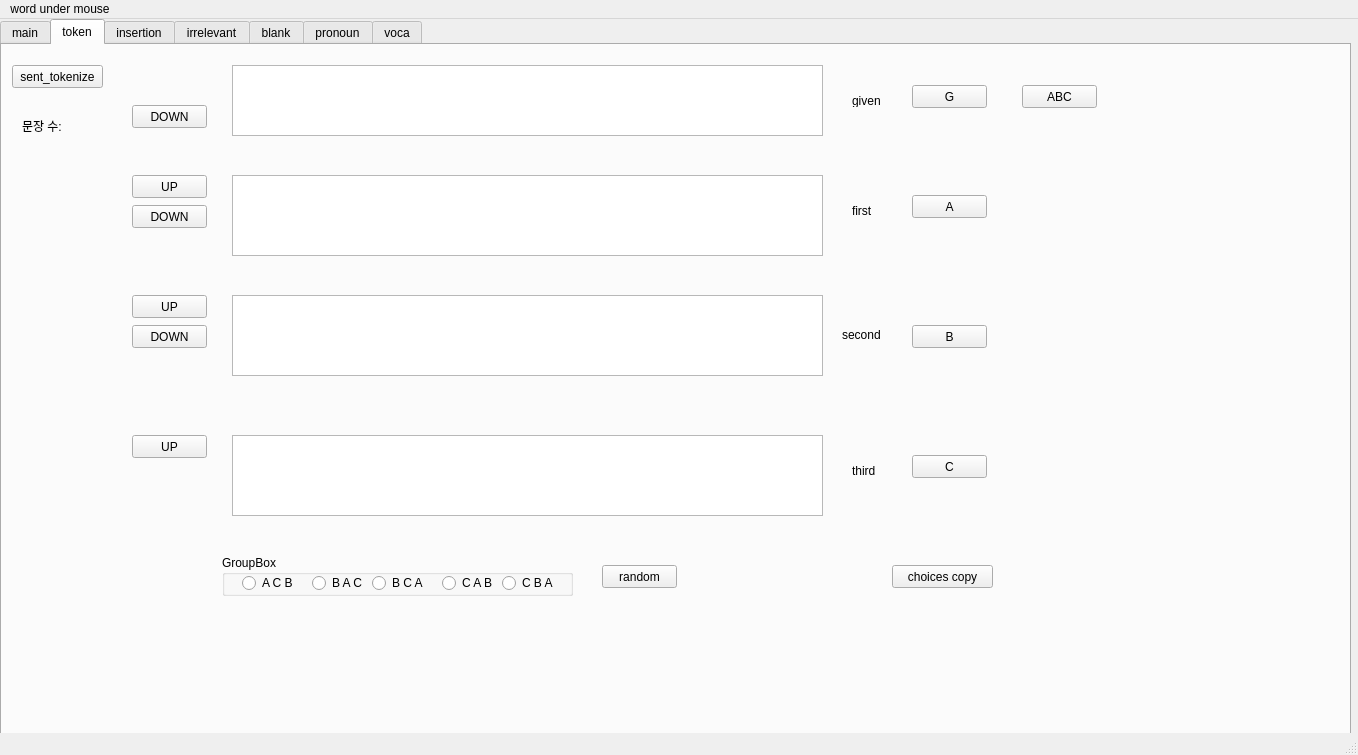
<?xml version="1.0" encoding="UTF-8"?>
<ui version="4.0">
 <class>MainWindow</class>
 <widget class="QMainWindow" name="MainWindow">
  <property name="geometry">
   <rect>
    <x>0</x>
    <y>0</y>
    <width>1358</width>
    <height>755</height>
   </rect>
  </property>
  <property name="windowTitle">
   <string>MainWindow</string>
  </property>
  <widget class="QWidget" name="centralwidget">
   <widget class="QTabWidget" name="tabWidget">
    <property name="geometry">
     <rect>
      <x>0</x>
      <y>0</y>
      <width>1351</width>
      <height>721</height>
     </rect>
    </property>
    <property name="currentIndex">
     <number>1</number>
    </property>
    <widget class="QWidget" name="main">
     <attribute name="title">
      <string>main</string>
     </attribute>
     <widget class="QTextEdit" name="inputText">
      <property name="geometry">
       <rect>
        <x>40</x>
        <y>30</y>
        <width>561</width>
        <height>281</height>
       </rect>
      </property>
      <property name="html">
       <string>&lt;!DOCTYPE HTML PUBLIC &quot;-//W3C//DTD HTML 4.0//EN&quot; &quot;http://www.w3.org/TR/REC-html40/strict.dtd&quot;&gt;
&lt;html&gt;&lt;head&gt;&lt;meta name=&quot;qrichtext&quot; content=&quot;1&quot; /&gt;&lt;style type=&quot;text/css&quot;&gt;
p, li { white-space: pre-wrap; }
&lt;/style&gt;&lt;/head&gt;&lt;body style=&quot; font-family:'Gulim'; font-size:9pt; font-weight:400; font-style:normal;&quot;&gt;
&lt;p style=&quot; margin-top:0px; margin-bottom:0px; margin-left:0px; margin-right:0px; -qt-block-indent:0; text-indent:0px;&quot;&gt;My first morning in New York, I put on my girl-writer dress and heels and went to meet my editor, looking forward to a promising day. I figured we would start editing together that very morning, and then he could give me the last of the advance. It would turn out that I had bounced back from this devastating setback and that truth and beauty had once again triumphed. Everyone would be so shocked to hear that this book had almost been thrown away. But my hopes were shattered when my editor said, &amp;quot;I'm sorry.&amp;quot; I looked at him quizzically. &amp;quot;I am so, so sorry,&amp;quot; he said. &amp;quot;But it still doesn't work.&amp;quot; I sat there staring at him as if his face were melting. I kept touching my forehead, the way you pat your head to make sure your hair is okay. Then I started to cry and told him I had to go right that very second. He told me to phone him the next day. I said I would, although I had no intention of actually doing so. &lt;/p&gt;&lt;/body&gt;&lt;/html&gt;</string>
      </property>
     </widget>
     <widget class="QLineEdit" name="fireLine">
      <property name="geometry">
       <rect>
        <x>40</x>
        <y>340</y>
        <width>201</width>
        <height>31</height>
       </rect>
      </property>
     </widget>
     <widget class="QPushButton" name="fireButton">
      <property name="geometry">
       <rect>
        <x>260</x>
        <y>340</y>
        <width>101</width>
        <height>23</height>
       </rect>
      </property>
      <property name="text">
       <string>fire</string>
      </property>
     </widget>
     <widget class="QPushButton" name="highlightButton">
      <property name="geometry">
       <rect>
        <x>270</x>
        <y>500</y>
        <width>75</width>
        <height>23</height>
       </rect>
      </property>
      <property name="text">
       <string>highlight</string>
      </property>
     </widget>
     <widget class="QPushButton" name="underlineButton">
      <property name="geometry">
       <rect>
        <x>270</x>
        <y>460</y>
        <width>75</width>
        <height>23</height>
       </rect>
      </property>
      <property name="text">
       <string>underline</string>
      </property>
     </widget>
     <widget class="QPushButton" name="italicButton">
      <property name="geometry">
       <rect>
        <x>270</x>
        <y>420</y>
        <width>75</width>
        <height>23</height>
       </rect>
      </property>
      <property name="text">
       <string>italic</string>
      </property>
     </widget>
     <widget class="QPushButton" name="boldButton">
      <property name="geometry">
       <rect>
        <x>270</x>
        <y>380</y>
        <width>75</width>
        <height>23</height>
       </rect>
      </property>
      <property name="text">
       <string>bold</string>
      </property>
     </widget>
     <widget class="QPushButton" name="openFileButton">
      <property name="geometry">
       <rect>
        <x>420</x>
        <y>520</y>
        <width>75</width>
        <height>23</height>
       </rect>
      </property>
      <property name="text">
       <string>Open File</string>
      </property>
     </widget>
    </widget>
    <widget class="QWidget" name="token">
     <attribute name="title">
      <string>token</string>
     </attribute>
     <widget class="QTextEdit" name="givenText">
      <property name="geometry">
       <rect>
        <x>230</x>
        <y>20</y>
        <width>591</width>
        <height>71</height>
       </rect>
      </property>
     </widget>
     <widget class="QTextEdit" name="firstText">
      <property name="geometry">
       <rect>
        <x>230</x>
        <y>130</y>
        <width>591</width>
        <height>81</height>
       </rect>
      </property>
     </widget>
     <widget class="QTextEdit" name="secondText">
      <property name="geometry">
       <rect>
        <x>230</x>
        <y>250</y>
        <width>591</width>
        <height>81</height>
       </rect>
      </property>
     </widget>
     <widget class="QTextEdit" name="thirdText">
      <property name="geometry">
       <rect>
        <x>230</x>
        <y>390</y>
        <width>591</width>
        <height>81</height>
       </rect>
      </property>
     </widget>
     <widget class="QPushButton" name="sentTokenizeButton">
      <property name="geometry">
       <rect>
        <x>10</x>
        <y>20</y>
        <width>91</width>
        <height>23</height>
       </rect>
      </property>
      <property name="text">
       <string>sent_tokenize</string>
      </property>
     </widget>
     <widget class="QLabel" name="totalSentLabel">
      <property name="geometry">
       <rect>
        <x>20</x>
        <y>60</y>
        <width>81</width>
        <height>41</height>
       </rect>
      </property>
      <property name="text">
       <string>문장 수:</string>
      </property>
     </widget>
     <widget class="QPushButton" name="givenDownButton">
      <property name="geometry">
       <rect>
        <x>130</x>
        <y>60</y>
        <width>75</width>
        <height>23</height>
       </rect>
      </property>
      <property name="text">
       <string>DOWN</string>
      </property>
     </widget>
     <widget class="QLabel" name="givenLabel">
      <property name="geometry">
       <rect>
        <x>850</x>
        <y>50</y>
        <width>56</width>
        <height>12</height>
       </rect>
      </property>
      <property name="text">
       <string>given</string>
      </property>
     </widget>
     <widget class="QLabel" name="firstLabel">
      <property name="geometry">
       <rect>
        <x>850</x>
        <y>160</y>
        <width>56</width>
        <height>12</height>
       </rect>
      </property>
      <property name="text">
       <string>first</string>
      </property>
     </widget>
     <widget class="QLabel" name="secondLabel">
      <property name="geometry">
       <rect>
        <x>840</x>
        <y>280</y>
        <width>56</width>
        <height>20</height>
       </rect>
      </property>
      <property name="text">
       <string>second</string>
      </property>
     </widget>
     <widget class="QLabel" name="thirdLabel">
      <property name="geometry">
       <rect>
        <x>850</x>
        <y>420</y>
        <width>56</width>
        <height>12</height>
       </rect>
      </property>
      <property name="text">
       <string>third</string>
      </property>
     </widget>
     <widget class="QPushButton" name="firstUpButton">
      <property name="geometry">
       <rect>
        <x>130</x>
        <y>130</y>
        <width>75</width>
        <height>23</height>
       </rect>
      </property>
      <property name="text">
       <string>UP</string>
      </property>
     </widget>
     <widget class="QPushButton" name="secondUpButton">
      <property name="geometry">
       <rect>
        <x>130</x>
        <y>250</y>
        <width>75</width>
        <height>23</height>
       </rect>
      </property>
      <property name="text">
       <string>UP</string>
      </property>
     </widget>
     <widget class="QPushButton" name="thirdUpButton">
      <property name="geometry">
       <rect>
        <x>130</x>
        <y>390</y>
        <width>75</width>
        <height>23</height>
       </rect>
      </property>
      <property name="text">
       <string>UP</string>
      </property>
     </widget>
     <widget class="QPushButton" name="firstDownButton">
      <property name="geometry">
       <rect>
        <x>130</x>
        <y>160</y>
        <width>75</width>
        <height>23</height>
       </rect>
      </property>
      <property name="text">
       <string>DOWN</string>
      </property>
     </widget>
     <widget class="QPushButton" name="secondDownButton">
      <property name="geometry">
       <rect>
        <x>130</x>
        <y>280</y>
        <width>75</width>
        <height>23</height>
       </rect>
      </property>
      <property name="text">
       <string>DOWN</string>
      </property>
     </widget>
     <widget class="QGroupBox" name="tokenRadioBox">
      <property name="geometry">
       <rect>
        <x>220</x>
        <y>510</y>
        <width>351</width>
        <height>41</height>
       </rect>
      </property>
      <property name="title">
       <string>GroupBox</string>
      </property>
      <property name="flat">
       <bool>true</bool>
      </property>
      <widget class="QRadioButton" name="optionTypeABCButtonOne">
       <property name="geometry">
        <rect>
         <x>20</x>
         <y>20</y>
         <width>90</width>
         <height>16</height>
        </rect>
       </property>
       <property name="text">
        <string>A C B</string>
       </property>
      </widget>
      <widget class="QRadioButton" name="optionTypeABCButtonTwo">
       <property name="geometry">
        <rect>
         <x>90</x>
         <y>20</y>
         <width>90</width>
         <height>16</height>
        </rect>
       </property>
       <property name="text">
        <string>B A C</string>
       </property>
      </widget>
      <widget class="QRadioButton" name="optionTypeABCButtonThree">
       <property name="geometry">
        <rect>
         <x>150</x>
         <y>20</y>
         <width>90</width>
         <height>16</height>
        </rect>
       </property>
       <property name="text">
        <string>B C A</string>
       </property>
      </widget>
      <widget class="QRadioButton" name="optionTypeABCButtonFour">
       <property name="geometry">
        <rect>
         <x>220</x>
         <y>20</y>
         <width>90</width>
         <height>16</height>
        </rect>
       </property>
       <property name="text">
        <string>C A B</string>
       </property>
      </widget>
      <widget class="QRadioButton" name="optionTypeABCButtonFive">
       <property name="geometry">
        <rect>
         <x>280</x>
         <y>20</y>
         <width>90</width>
         <height>16</height>
        </rect>
       </property>
       <property name="text">
        <string>C B A</string>
       </property>
      </widget>
     </widget>
     <widget class="QPushButton" name="optionTypeABCRandomButton">
      <property name="geometry">
       <rect>
        <x>600</x>
        <y>520</y>
        <width>75</width>
        <height>23</height>
       </rect>
      </property>
      <property name="text">
       <string>random</string>
      </property>
     </widget>
     <widget class="QPushButton" name="givenCopyButton">
      <property name="geometry">
       <rect>
        <x>910</x>
        <y>40</y>
        <width>75</width>
        <height>23</height>
       </rect>
      </property>
      <property name="text">
       <string>G</string>
      </property>
     </widget>
     <widget class="QPushButton" name="firstCopyButton">
      <property name="geometry">
       <rect>
        <x>910</x>
        <y>150</y>
        <width>75</width>
        <height>23</height>
       </rect>
      </property>
      <property name="text">
       <string>A</string>
      </property>
     </widget>
     <widget class="QPushButton" name="secondCopyButton">
      <property name="geometry">
       <rect>
        <x>910</x>
        <y>280</y>
        <width>75</width>
        <height>23</height>
       </rect>
      </property>
      <property name="text">
       <string>B</string>
      </property>
     </widget>
     <widget class="QPushButton" name="thirdCopyButton">
      <property name="geometry">
       <rect>
        <x>910</x>
        <y>410</y>
        <width>75</width>
        <height>23</height>
       </rect>
      </property>
      <property name="text">
       <string>C</string>
      </property>
     </widget>
     <widget class="QPushButton" name="tokenChoiceCopyButton">
      <property name="geometry">
       <rect>
        <x>890</x>
        <y>520</y>
        <width>101</width>
        <height>23</height>
       </rect>
      </property>
      <property name="text">
       <string>choices copy</string>
      </property>
     </widget>
     <widget class="QPushButton" name="ABCCopyButton">
      <property name="geometry">
       <rect>
        <x>1020</x>
        <y>40</y>
        <width>75</width>
        <height>23</height>
       </rect>
      </property>
      <property name="text">
       <string>ABC</string>
      </property>
     </widget>
    </widget>
    <widget class="QWidget" name="insertion">
     <attribute name="title">
      <string>insertion</string>
     </attribute>
     <widget class="QPushButton" name="insertionAllocateButton">
      <property name="geometry">
       <rect>
        <x>20</x>
        <y>30</y>
        <width>75</width>
        <height>23</height>
       </rect>
      </property>
      <property name="text">
       <string>allocate</string>
      </property>
     </widget>
     <widget class="QTextEdit" name="insertionFullText">
      <property name="geometry">
       <rect>
        <x>280</x>
        <y>160</y>
        <width>481</width>
        <height>371</height>
       </rect>
      </property>
     </widget>
     <widget class="QPushButton" name="insertionGivenCopyButton">
      <property name="geometry">
       <rect>
        <x>940</x>
        <y>50</y>
        <width>75</width>
        <height>23</height>
       </rect>
      </property>
      <property name="text">
       <string>copy given</string>
      </property>
     </widget>
     <widget class="QPushButton" name="insertionTextCopyButton">
      <property name="geometry">
       <rect>
        <x>940</x>
        <y>190</y>
        <width>75</width>
        <height>23</height>
       </rect>
      </property>
      <property name="text">
       <string>copy text</string>
      </property>
     </widget>
     <widget class="QLabel" name="insertionGivenLabel">
      <property name="geometry">
       <rect>
        <x>800</x>
        <y>60</y>
        <width>56</width>
        <height>12</height>
       </rect>
      </property>
      <property name="text">
       <string>given</string>
      </property>
     </widget>
     <widget class="QLabel" name="insertionFullTextLabel">
      <property name="geometry">
       <rect>
        <x>800</x>
        <y>190</y>
        <width>56</width>
        <height>12</height>
       </rect>
      </property>
      <property name="text">
       <string>text</string>
      </property>
     </widget>
     <widget class="QGroupBox" name="groupBox">
      <property name="geometry">
       <rect>
        <x>20</x>
        <y>220</y>
        <width>111</width>
        <height>191</height>
       </rect>
      </property>
      <property name="title">
       <string>GroupBox</string>
      </property>
      <widget class="QRadioButton" name="insertionOne">
       <property name="geometry">
        <rect>
         <x>10</x>
         <y>30</y>
         <width>90</width>
         <height>16</height>
        </rect>
       </property>
       <property name="text">
        <string>①</string>
       </property>
      </widget>
      <widget class="QRadioButton" name="insertionTwo">
       <property name="geometry">
        <rect>
         <x>10</x>
         <y>60</y>
         <width>90</width>
         <height>16</height>
        </rect>
       </property>
       <property name="text">
        <string>②</string>
       </property>
      </widget>
      <widget class="QRadioButton" name="insertionThree">
       <property name="geometry">
        <rect>
         <x>10</x>
         <y>90</y>
         <width>90</width>
         <height>16</height>
        </rect>
       </property>
       <property name="text">
        <string>③</string>
       </property>
      </widget>
      <widget class="QRadioButton" name="insertionFour">
       <property name="geometry">
        <rect>
         <x>10</x>
         <y>120</y>
         <width>90</width>
         <height>16</height>
        </rect>
       </property>
       <property name="text">
        <string>④</string>
       </property>
      </widget>
      <widget class="QRadioButton" name="insertionFive">
       <property name="geometry">
        <rect>
         <x>10</x>
         <y>150</y>
         <width>90</width>
         <height>16</height>
        </rect>
       </property>
       <property name="text">
        <string>⑤</string>
       </property>
      </widget>
     </widget>
     <widget class="QLabel" name="insertionAllocateLabel">
      <property name="geometry">
       <rect>
        <x>20</x>
        <y>80</y>
        <width>191</width>
        <height>51</height>
       </rect>
      </property>
      <property name="text">
       <string>click button to allocate</string>
      </property>
     </widget>
     <widget class="QTextEdit" name="insertionGivenText">
      <property name="geometry">
       <rect>
        <x>280</x>
        <y>40</y>
        <width>471</width>
        <height>61</height>
       </rect>
      </property>
     </widget>
    </widget>
    <widget class="QWidget" name="irrelevant">
     <attribute name="title">
      <string>irrelevant</string>
     </attribute>
     <widget class="QTextEdit" name="irreFullText">
      <property name="geometry">
       <rect>
        <x>270</x>
        <y>170</y>
        <width>481</width>
        <height>371</height>
       </rect>
      </property>
     </widget>
     <widget class="QTextEdit" name="irreGivenText">
      <property name="geometry">
       <rect>
        <x>270</x>
        <y>60</y>
        <width>471</width>
        <height>61</height>
       </rect>
      </property>
     </widget>
     <widget class="QPushButton" name="irreAllocateButton">
      <property name="geometry">
       <rect>
        <x>50</x>
        <y>50</y>
        <width>75</width>
        <height>23</height>
       </rect>
      </property>
      <property name="text">
       <string>allocate</string>
      </property>
     </widget>
     <widget class="QLabel" name="irreAllocateLabel">
      <property name="geometry">
       <rect>
        <x>30</x>
        <y>100</y>
        <width>191</width>
        <height>51</height>
       </rect>
      </property>
      <property name="text">
       <string>click button to allocate</string>
      </property>
     </widget>
     <widget class="QPushButton" name="irreTextCopyButton">
      <property name="geometry">
       <rect>
        <x>940</x>
        <y>210</y>
        <width>75</width>
        <height>23</height>
       </rect>
      </property>
      <property name="text">
       <string>copy text</string>
      </property>
     </widget>
     <widget class="QLabel" name="irreGivenLabel">
      <property name="geometry">
       <rect>
        <x>780</x>
        <y>90</y>
        <width>101</width>
        <height>16</height>
       </rect>
      </property>
      <property name="text">
       <string>IRRELEVANT</string>
      </property>
     </widget>
     <widget class="QLabel" name="irreFullTextLabel">
      <property name="geometry">
       <rect>
        <x>790</x>
        <y>220</y>
        <width>56</width>
        <height>12</height>
       </rect>
      </property>
      <property name="text">
       <string>text</string>
      </property>
     </widget>
     <widget class="QPushButton" name="irreGivenCopyButton">
      <property name="geometry">
       <rect>
        <x>930</x>
        <y>80</y>
        <width>75</width>
        <height>23</height>
       </rect>
      </property>
      <property name="text">
       <string>copy given</string>
      </property>
     </widget>
     <widget class="QGroupBox" name="irreGroupBox">
      <property name="geometry">
       <rect>
        <x>40</x>
        <y>260</y>
        <width>111</width>
        <height>191</height>
       </rect>
      </property>
      <property name="title">
       <string>GroupBox</string>
      </property>
      <widget class="QRadioButton" name="irreOne">
       <property name="geometry">
        <rect>
         <x>10</x>
         <y>30</y>
         <width>90</width>
         <height>16</height>
        </rect>
       </property>
       <property name="text">
        <string>①</string>
       </property>
      </widget>
      <widget class="QRadioButton" name="irreTwo">
       <property name="geometry">
        <rect>
         <x>10</x>
         <y>60</y>
         <width>90</width>
         <height>16</height>
        </rect>
       </property>
       <property name="text">
        <string>②</string>
       </property>
      </widget>
      <widget class="QRadioButton" name="irreThree">
       <property name="geometry">
        <rect>
         <x>10</x>
         <y>90</y>
         <width>90</width>
         <height>16</height>
        </rect>
       </property>
       <property name="text">
        <string>③</string>
       </property>
      </widget>
      <widget class="QRadioButton" name="irreFour">
       <property name="geometry">
        <rect>
         <x>10</x>
         <y>120</y>
         <width>90</width>
         <height>16</height>
        </rect>
       </property>
       <property name="text">
        <string>④</string>
       </property>
      </widget>
      <widget class="QRadioButton" name="irreFive">
       <property name="geometry">
        <rect>
         <x>10</x>
         <y>150</y>
         <width>90</width>
         <height>16</height>
        </rect>
       </property>
       <property name="text">
        <string>⑤</string>
       </property>
      </widget>
     </widget>
     <widget class="QPushButton" name="irreFormatButton">
      <property name="geometry">
       <rect>
        <x>930</x>
        <y>340</y>
        <width>75</width>
        <height>23</height>
       </rect>
      </property>
      <property name="text">
       <string>?format?</string>
      </property>
     </widget>
     <widget class="QLabel" name="label">
      <property name="geometry">
       <rect>
        <x>280</x>
        <y>140</y>
        <width>471</width>
        <height>16</height>
       </rect>
      </property>
      <property name="text">
       <string>****number is AFTER the sentence</string>
      </property>
     </widget>
    </widget>
    <widget class="QWidget" name="blank">
     <attribute name="title">
      <string>blank</string>
     </attribute>
     <widget class="QPushButton" name="blankAllocateButton">
      <property name="geometry">
       <rect>
        <x>50</x>
        <y>40</y>
        <width>75</width>
        <height>23</height>
       </rect>
      </property>
      <property name="text">
       <string>allocate</string>
      </property>
     </widget>
     <widget class="QTextEdit" name="blankText">
      <property name="geometry">
       <rect>
        <x>220</x>
        <y>30</y>
        <width>481</width>
        <height>311</height>
       </rect>
      </property>
      <property name="font">
       <font>
        <family>Times New Roman</family>
        <pointsize>14</pointsize>
       </font>
      </property>
     </widget>
     <widget class="QTextEdit" name="answerText">
      <property name="geometry">
       <rect>
        <x>220</x>
        <y>360</y>
        <width>481</width>
        <height>61</height>
       </rect>
      </property>
     </widget>
     <widget class="QLabel" name="blankAllocateLabel">
      <property name="geometry">
       <rect>
        <x>20</x>
        <y>70</y>
        <width>191</width>
        <height>51</height>
       </rect>
      </property>
      <property name="text">
       <string>click button to allocate</string>
      </property>
     </widget>
     <widget class="QPushButton" name="blankFormatAnswersButton">
      <property name="geometry">
       <rect>
        <x>40</x>
        <y>510</y>
        <width>121</width>
        <height>23</height>
       </rect>
      </property>
      <property name="text">
       <string>format answers</string>
      </property>
     </widget>
     <widget class="QPushButton" name="blankButton">
      <property name="geometry">
       <rect>
        <x>50</x>
        <y>170</y>
        <width>75</width>
        <height>23</height>
       </rect>
      </property>
      <property name="text">
       <string>blank it</string>
      </property>
     </widget>
     <widget class="QPushButton" name="blankTextCopyButton">
      <property name="geometry">
       <rect>
        <x>790</x>
        <y>160</y>
        <width>75</width>
        <height>23</height>
       </rect>
      </property>
      <property name="text">
       <string>copy text</string>
      </property>
     </widget>
     <widget class="QPushButton" name="blankAnswersCopyButton">
      <property name="geometry">
       <rect>
        <x>860</x>
        <y>470</y>
        <width>101</width>
        <height>23</height>
       </rect>
      </property>
      <property name="text">
       <string>copy answers</string>
      </property>
     </widget>
     <widget class="QLabel" name="blankFormatAnswersLabel">
      <property name="geometry">
       <rect>
        <x>50</x>
        <y>540</y>
        <width>111</width>
        <height>20</height>
       </rect>
      </property>
      <property name="text">
       <string>answer: </string>
      </property>
     </widget>
     <widget class="QLabel" name="answerTextLabel">
      <property name="geometry">
       <rect>
        <x>730</x>
        <y>380</y>
        <width>56</width>
        <height>12</height>
       </rect>
      </property>
      <property name="text">
       <string>length</string>
      </property>
     </widget>
     <widget class="QPushButton" name="addToAnswerButon">
      <property name="geometry">
       <rect>
        <x>50</x>
        <y>380</y>
        <width>121</width>
        <height>23</height>
       </rect>
      </property>
      <property name="text">
       <string>add to answers</string>
      </property>
     </widget>
     <widget class="QPushButton" name="blankRemoveButton">
      <property name="geometry">
       <rect>
        <x>80</x>
        <y>470</y>
        <width>75</width>
        <height>23</height>
       </rect>
      </property>
      <property name="text">
       <string>remove row</string>
      </property>
     </widget>
     <widget class="QTableWidget" name="answerTableWidget">
      <property name="geometry">
       <rect>
        <x>220</x>
        <y>440</y>
        <width>491</width>
        <height>171</height>
       </rect>
      </property>
      <property name="rowCount">
       <number>0</number>
      </property>
      <property name="columnCount">
       <number>0</number>
      </property>
      <attribute name="horizontalHeaderStretchLastSection">
       <bool>true</bool>
      </attribute>
     </widget>
    </widget>
    <widget class="QWidget" name="pronoun">
     <attribute name="title">
      <string>pronoun</string>
     </attribute>
     <widget class="QPushButton" name="proAllocateButton">
      <property name="geometry">
       <rect>
        <x>30</x>
        <y>50</y>
        <width>75</width>
        <height>23</height>
       </rect>
      </property>
      <property name="text">
       <string>allocate</string>
      </property>
     </widget>
     <widget class="QTextEdit" name="proText">
      <property name="geometry">
       <rect>
        <x>260</x>
        <y>30</y>
        <width>681</width>
        <height>631</height>
       </rect>
      </property>
      <property name="font">
       <font>
        <family>Times New Roman</family>
        <pointsize>14</pointsize>
       </font>
      </property>
     </widget>
     <widget class="QPushButton" name="sheButton">
      <property name="geometry">
       <rect>
        <x>30</x>
        <y>130</y>
        <width>75</width>
        <height>23</height>
       </rect>
      </property>
      <property name="text">
       <string>he/she</string>
      </property>
     </widget>
     <widget class="QPushButton" name="youButton">
      <property name="geometry">
       <rect>
        <x>30</x>
        <y>180</y>
        <width>75</width>
        <height>23</height>
       </rect>
      </property>
      <property name="text">
       <string>you / i</string>
      </property>
     </widget>
     <widget class="QLabel" name="proAllocateLabel">
      <property name="geometry">
       <rect>
        <x>20</x>
        <y>70</y>
        <width>191</width>
        <height>51</height>
       </rect>
      </property>
      <property name="text">
       <string>click button to allocate</string>
      </property>
     </widget>
     <widget class="QLabel" name="proCount">
      <property name="geometry">
       <rect>
        <x>30</x>
        <y>260</y>
        <width>101</width>
        <height>16</height>
       </rect>
      </property>
      <property name="text">
       <string>F5 to underline </string>
      </property>
     </widget>
     <widget class="QPushButton" name="proFormatButton">
      <property name="geometry">
       <rect>
        <x>30</x>
        <y>290</y>
        <width>75</width>
        <height>23</height>
       </rect>
      </property>
      <property name="text">
       <string>format</string>
      </property>
     </widget>
     <widget class="QPushButton" name="proCopyTextButton">
      <property name="geometry">
       <rect>
        <x>30</x>
        <y>410</y>
        <width>75</width>
        <height>23</height>
       </rect>
      </property>
      <property name="text">
       <string>copy text</string>
      </property>
     </widget>
    </widget>
    <widget class="QWidget" name="voca">
     <attribute name="title">
      <string>voca</string>
     </attribute>
     <widget class="QTextEdit" name="vocaText">
      <property name="geometry">
       <rect>
        <x>240</x>
        <y>20</y>
        <width>681</width>
        <height>451</height>
       </rect>
      </property>
      <property name="font">
       <font>
        <family>Times New Roman</family>
        <pointsize>14</pointsize>
       </font>
      </property>
     </widget>
     <widget class="QPushButton" name="vocaAllocateButton">
      <property name="geometry">
       <rect>
        <x>20</x>
        <y>40</y>
        <width>75</width>
        <height>23</height>
       </rect>
      </property>
      <property name="text">
       <string>allocate</string>
      </property>
     </widget>
     <widget class="QLabel" name="vocaAllocateLabel">
      <property name="geometry">
       <rect>
        <x>10</x>
        <y>80</y>
        <width>191</width>
        <height>51</height>
       </rect>
      </property>
      <property name="text">
       <string>click button to allocate</string>
      </property>
     </widget>
     <widget class="QPushButton" name="vocaRightButton">
      <property name="geometry">
       <rect>
        <x>740</x>
        <y>520</y>
        <width>81</width>
        <height>23</height>
       </rect>
      </property>
      <property name="text">
       <string>NW on right</string>
      </property>
     </widget>
     <widget class="QPushButton" name="vocaLeftButton">
      <property name="geometry">
       <rect>
        <x>390</x>
        <y>520</y>
        <width>75</width>
        <height>23</height>
       </rect>
      </property>
      <property name="text">
       <string>NW on left</string>
      </property>
     </widget>
     <widget class="QPushButton" name="vocaFormatButton">
      <property name="geometry">
       <rect>
        <x>20</x>
        <y>280</y>
        <width>75</width>
        <height>23</height>
       </rect>
      </property>
      <property name="text">
       <string>format</string>
      </property>
     </widget>
     <widget class="QPushButton" name="vocaCopyTextButton">
      <property name="geometry">
       <rect>
        <x>20</x>
        <y>390</y>
        <width>75</width>
        <height>23</height>
       </rect>
      </property>
      <property name="text">
       <string>copy text</string>
      </property>
     </widget>
     <widget class="QLabel" name="vocaStatusLabel">
      <property name="geometry">
       <rect>
        <x>20</x>
        <y>350</y>
        <width>101</width>
        <height>16</height>
       </rect>
      </property>
      <property name="text">
       <string>what to do</string>
      </property>
     </widget>
     <widget class="QTextEdit" name="vocaWordText">
      <property name="geometry">
       <rect>
        <x>490</x>
        <y>510</y>
        <width>231</width>
        <height>51</height>
       </rect>
      </property>
     </widget>
     <widget class="QTextEdit" name="vocaNewWord">
      <property name="geometry">
       <rect>
        <x>450</x>
        <y>570</y>
        <width>321</width>
        <height>51</height>
       </rect>
      </property>
     </widget>
     <widget class="QLabel" name="vocaPos">
      <property name="geometry">
       <rect>
        <x>670</x>
        <y>490</y>
        <width>56</width>
        <height>12</height>
       </rect>
      </property>
      <property name="text">
       <string>position</string>
      </property>
     </widget>
     <widget class="QTableWidget" name="vocaTableWidget">
      <property name="geometry">
       <rect>
        <x>20</x>
        <y>500</y>
        <width>301</width>
        <height>151</height>
       </rect>
      </property>
      <property name="sortingEnabled">
       <bool>true</bool>
      </property>
      <property name="rowCount">
       <number>0</number>
      </property>
      <property name="columnCount">
       <number>0</number>
      </property>
      <attribute name="horizontalHeaderStretchLastSection">
       <bool>true</bool>
      </attribute>
     </widget>
     <widget class="QPushButton" name="vocaRemoveButton">
      <property name="geometry">
       <rect>
        <x>20</x>
        <y>470</y>
        <width>75</width>
        <height>23</height>
       </rect>
      </property>
      <property name="text">
       <string>remove row</string>
      </property>
     </widget>
     <widget class="QTextEdit" name="vocaAnswerText">
      <property name="geometry">
       <rect>
        <x>960</x>
        <y>250</y>
        <width>221</width>
        <height>221</height>
       </rect>
      </property>
     </widget>
     <widget class="QPushButton" name="vocaCopyAnswerButton">
      <property name="geometry">
       <rect>
        <x>960</x>
        <y>490</y>
        <width>91</width>
        <height>23</height>
       </rect>
      </property>
      <property name="text">
       <string>copy answer</string>
      </property>
     </widget>
     <widget class="QLabel" name="vocaAnswerLabel">
      <property name="geometry">
       <rect>
        <x>1080</x>
        <y>490</y>
        <width>81</width>
        <height>16</height>
       </rect>
      </property>
      <property name="text">
       <string>answer is: </string>
      </property>
     </widget>
    </widget>
   </widget>
  </widget>
  <widget class="QMenuBar" name="menubar">
   <property name="geometry">
    <rect>
     <x>0</x>
     <y>0</y>
     <width>1358</width>
     <height>21</height>
    </rect>
   </property>
   <widget class="QMenu" name="menuword_under_mouse">
    <property name="title">
     <string>word under mouse</string>
    </property>
   </widget>
   <addaction name="menuword_under_mouse"/>
  </widget>
  <widget class="QStatusBar" name="statusbar"/>
 </widget>
 <resources/>
 <connections/>
</ui>
